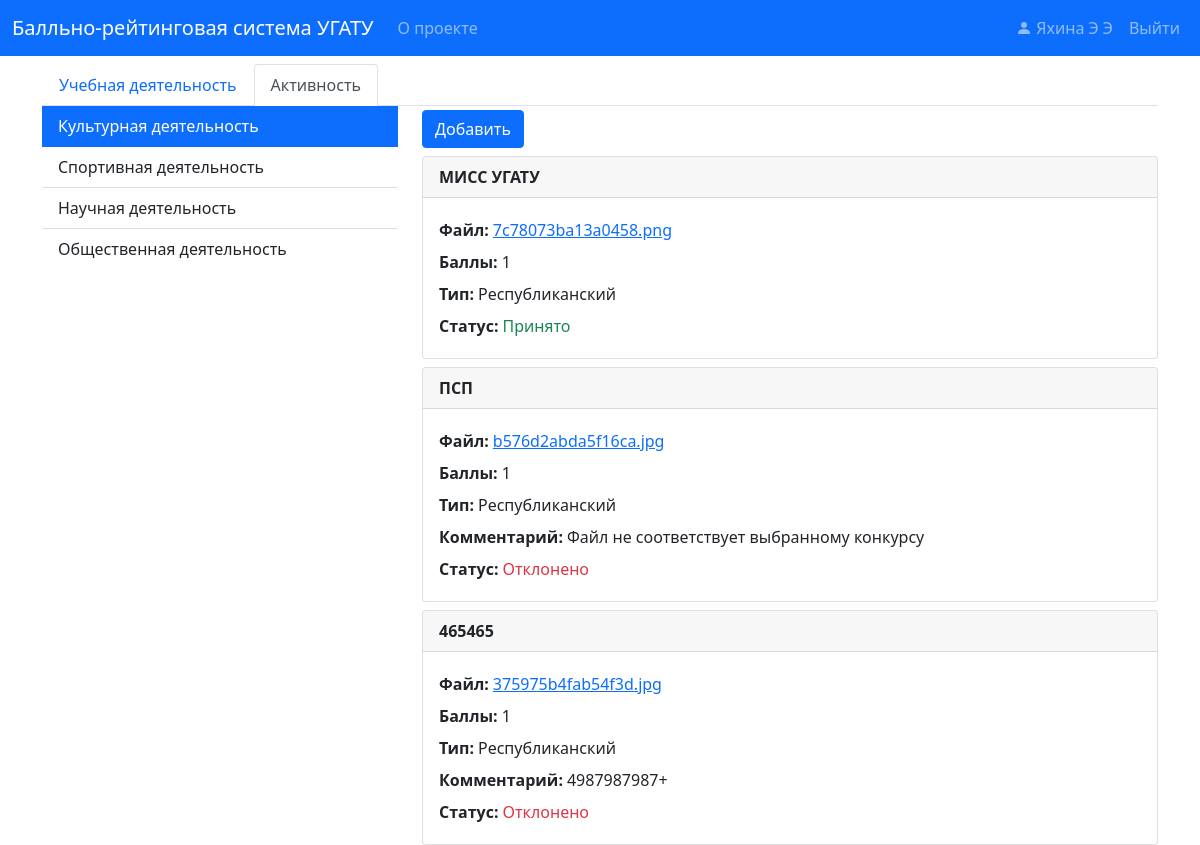
/students/activity (signed in), run on the app's committed database.
### pointraing/models.py (models this page shows, shortened)
class User(db.Model, UserMixin):
    id = db.Column(db.String(32), primary_key=True)
    name = db.Column(db.String(120), nullable=False)
    surname = db.Column(db.String(120), nullable=False)
    patronymic = db.Column(db.String(120), nullable=False)
    login = db.Column(db.String(20), unique=True, nullable=False)
    password = db.Column(db.String(60), nullable=False)
    role_id = db.Column(db.String, db.ForeignKey('role.id'), nullable=False)
    role = db.relationship('Role', backref=db.backref('users', lazy=True))
    group_id = db.Column(db.String, db.ForeignKey('group.id'), nullable=True)

class ActivityType(db.Model):
    id = db.Column(db.String(32), primary_key=True)
    name = db.Column(db.String(60), nullable=False)

class Activity(db.Model):
    id = db.Column(db.String(32), primary_key=True)
    name = db.Column(db.String(60), nullable=False)
    user_id = db.Column(db.String(32), db.ForeignKey('user.id'), nullable=False)
    file = db.Column(db.String(20), nullable=False)
    status = db.Column(db.Boolean, nullable=True)
    comment = db.Column(db.String(240), nullable=True)
    type_id = db.Column(db.String(32), db.ForeignKey('activity_type.id'), nullable=False)
    rate_id = db.Column(db.String(32), db.ForeignKey('rate_activity.id'), nullable=False)
    rate = db.relationship('RateActivity',
                           backref=db.backref('activity', lazy=True))

class ActivitySubType(db.Model):
    id = db.Column(db.String(32), primary_key=True)
    name = db.Column(db.String(60), nullable=False)

### pointraing/students/routes.py (the view)
@students.route("/activity")
@students.route("/activity/<string:activity_id>")
@login_required
def activity(activity_id=None):
    check_on_rights()
    activity_list = get_students_activity()
    if not activity_id and len(activity_list) > 0:
        activity_id = activity_list[0].id
    activity_by_user = Activity.query \
        .filter(Activity.user_id == current_user.id) \
        .filter(Activity.type_id == activity_id).all()
    return render_template('activity.html',
                           active_tab='activity',
                           right_group=activity_list,
                           group_id=activity_id,
                           activity_by_user=activity_by_user
                           )

### pointraing/main/utils.py (called while the page is built)
def is_student():
    return current_user.role.id == ROLE_STUDENT

### pointraing/models.py (called while the page is built)
@login_manager.user_loader
def load_user(user_id):
    return User.query.get(user_id)

### pointraing/students/routes.py (called while the page is built)
def check_on_rights():
    if not is_student():
        abort(403)

def get_students_activity():
    return ActivityType.query.all()

### pointraing/students/templates/activity.html (shortened to what this page needs)
{% from 'card.html' import card %}
{% extends "student.html" %}
{% block right %}
{% if activity_by_user %}
<a class="btn btn-primary mt-1" href="{{ url_for('students.activity_new', activity_id=group_id) }}"
   role="button">
    Добавить
</a>
{% for item in activity_by_user %}
{{ card(item, buttons) }}
{% endfor %}
{% else %}
<p class="text-muted"> У вас еще нет ни одной активной деятельности <a class="text-muted"
                                                                       href="{{ url_for('students.activity_new', activity_id=group_id) }}">добавить?</a>
</p>
{% endif %}
{% endblock right %}

### pointraing/templates/card.html (shortened to what this page needs)
{% macro cardItem(name, value, classValue) -%}
    <div class="d-inline-flex w-100 py-1">
        <div class="fw-bold pe-lg-1">
            {{ name }}
        </div>
        <div class="{{ classValue if classValue }}">{{ value }}</div>
    </div>
{%- endmacro %}
{% macro card(item, buttons) %}
    <div class="card mt-2">
                    <div class="card-header fw-bold">
                        {{ item.name }}
                    </div>
                    <div class="card-body">
                        <div class="card-text">
                            {{ cardItem('Файл:', file_link) }}
                            {{ cardItem('Баллы:', item.rate.value) }}
                            {% if item.rate.sub_type %}
                                {{ cardItem('Тип:', item.rate.sub_type.name) }}
                            {% endif %}
                            {% if item.comment %}
                                {{ cardItem('Комментарий:', item.comment) }}
                            {% endif %}
                            {% if item.status == True %}
                                {{ cardItem('Статус:', 'Принято', 'text-success') }}
                            {% elif item.status == False %}
                                {{ cardItem('Статус:', 'Отклонено', 'text-danger') }}
                            {% else %}
                                {{ cardItem('Статус:', 'На рассмотрении') }}
                                {{ buttons }}
                            {% endif %}
                        </div>
                    </div>
                </div>
{% endmacro %}

### pointraing/students/templates/student.html
{% macro naveItem(name, url, is_active) -%}
    <a class="nav-link {{ 'active' if is_active }}"
            {% if is_active %}
       aria-current="page"
            {% endif %}
       href="{{ url }}">{{ name }}</a>
{%- endmacro %}
{% extends "layout.html" %}
{% block content %}
    <ul class="nav nav-tabs pt-2">
        {{ naveItem('Учебная деятельность', url_for('students.education'), active_tab == 'education') }}
        {{ naveItem('Активность', url_for('students.activity'), active_tab == 'activity') }}
    </ul>
    <div>
        <div class="row">
            <div class="col-4">
                <div class="list-group list-group-flush">
                    {% if right_group %}
                        {% for item in right_group %}
                            <a
                                    {% if active_tab == 'education' %}
                                        href="{{ url_for('students.education', subject_id=item.id) }}"
                                    {% else %}
                                        href="{{ url_for('students.activity', activity_id=item.id) }}"
                                    {% endif %}
                                        class="list-group-item list-group-item-action {{ 'active' if group_id == item.id }}"
                                    {% if group_id == item.id %}
                                        aria-current="page"
                                    {% endif %}
                            >
                                {{ item.name }}
                            </a>
                        {% endfor %}
                    {% else %}
                        <p class="text-muted"> Похоже не хватает данных, обратитесь к администротору </p>
                    {% endif %}
                </div>
            </div>
            <div class="col-8">
                {% block right %}{% endblock %}
            </div>
        </div>
    </div>
{% endblock content %}

### pointraing/templates/layout.html (shortened to what this page needs)
<!DOCTYPE html>
<html>
<head>
    <link rel="stylesheet" type="text/css" href="{{ url_for('static', filename='styles/bootstrap.css') }}">
    <link rel="stylesheet"
          href="{{ url_for('static', filename='node_modules/bootstrap-icons/font/bootstrap-icons.css') }}">
    <link rel="stylesheet" type="text/css" href="{{ url_for('static', filename='main.css') }}">
</head>
<body>
<header class="site-header">
    <nav class="navbar navbar-expand-lg navbar-dark bg-primary">
        <div class="container-fluid">
            <a class="navbar-brand" href="{{ url_for('main.home') }}">Балльно-рейтинговая система УГАТУ</a>
            <div class="collapse navbar-collapse" id="navbarToggle">
                <div class="navbar-nav me-auto">
                    <a class="nav-item nav-link" href="{{url_for('main.about')}}">О проекте</a>
                </div>
                <div class="navbar-nav">
                    {% if current_user.is_authenticated %}
                        <a class="nav-item nav-link d-inline-block"
                           href="{{ url_for('users.account') }}">
                            <i class="bi bi-person-fill d-inline-block"></i>
                            {{ " ".join((current_user.surname, current_user.name[0], current_user.patronymic[0])) }}
                        </a>
                        <a class="nav-item nav-link" href="{{ url_for('users.logout') }}">Выйти</a>
                    {% else %}
                        <a class="nav-item nav-link" href="{{ url_for('users.login') }}">Войти</a>
                    {% endif %}
                </div>
            </div>
        </div>
    </nav>
</header>
<main role="main" class="container">
    <div class="row">
        <div class="mw-100">
            {% block content %}{% endblock %}
        </div>
    </div>
</main>
</body>
</html>

### data on the page
User: surname+name+patronymic "Яхина Э Э"
ActivityType: name "Культурная деятельность"
ActivityType: name "Спортивная деятельность"
ActivityType: name "Научная деятельность"
ActivityType: name "Общественная деятельность"
Activity: name "МИСС УГАТУ", name "Файл: Баллы: Тип: Статус:", file "7c78073ba13a0458.png 1 Принято"
ActivitySubType: name "Республиканский"
Activity: name "ПСП", name "Файл: Баллы: Тип: Комментарий: Статус:", file "b576d2abda5f16ca.jpg 1 Файл не соответствует выбранному конкурсу Отклонено"
Activity: name "465465", name "Файл: Баллы: Тип: Комментарий: Статус:", file "375975b4fab54f3d.jpg 1 4987987987+ Отклонено"

### other printed values
{{ name }} "Учебная деятельность Активность"
